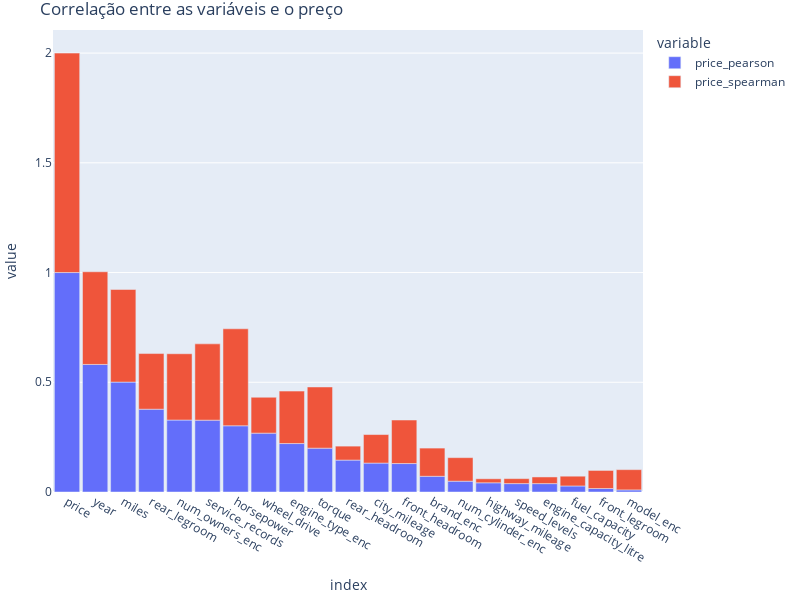

The cell this chart's notebook holds for it:
### Code cell
fig = px.bar(
    df_corr, title="Correlação entre as variáveis e o preço", width=800, height=600
)
fig.update_layout(bargap=0.1, margin=dict(l=10, r=10, t=30, b=10))
fig.show()

### Figure 1 — Plotly figure (JSON) as saved in the notebook; plotly's stock layout.template omitted (floating-point values rounded to 4 significant figures)
{"data": [{"alignmentgroup": "True", "hovertemplate": "variable=price_pearson<br>index=%{x}<br>value=%{y}<extra></extra>", "legendgroup": "price_pearson", "marker": {"color": "#636efa", "pattern": {"shape": ""}}, "name": "price_pearson", "offsetgroup": "price_pearson", "orientation": "v", "showlegend": true, "textposition": "auto", "type": "bar", "x": ["price", "year", "miles", "rear_legroom", "num_owners_enc", "service_records", "horsepower", "wheel_drive", "engine_type_enc", "torque", "rear_headroom", "city_mileage", "front_headroom", "brand_enc", "num_cylinder_enc", "highway_mileage", "speed_levels", "engine_capacity_litre", "fuel_capacity", "front_legroom", "model_enc"], "xaxis": "x", "y": [1, 0.5813, 0.5008, 0.3773, 0.3279, 0.3273, 0.3018, 0.2683, 0.2207, 0.1998, 0.1454, 0.1318, 0.1296, 0.07161, 0.04922, 0.04196, 0.03826, 0.0382, 0.02748, 0.01582, 0.009523], "yaxis": "y"}, {"alignmentgroup": "True", "hovertemplate": "variable=price_spearman<br>index=%{x}<br>value=%{y}<extra></extra>", "legendgroup": "price_spearman", "marker": {"color": "#EF553B", "pattern": {"shape": ""}}, "name": "price_spearman", "offsetgroup": "price_spearman", "orientation": "v", "showlegend": true, "textposition": "auto", "type": "bar", "x": ["price", "year", "miles", "rear_legroom", "num_owners_enc", "service_records", "horsepower", "wheel_drive", "engine_type_enc", "torque", "rear_headroom", "city_mileage", "front_headroom", "brand_enc", "num_cylinder_enc", "highway_mileage", "speed_levels", "engine_capacity_litre", "fuel_capacity", "front_legroom", "model_enc"], "xaxis": "x", "y": [1, 0.4223, 0.4221, 0.2536, 0.3022, 0.3477, 0.4418, 0.1635, 0.2391, 0.2788, 0.06365, 0.1301, 0.1984, 0.1285, 0.1073, 0.01826, 0.02268, 0.03032, 0.04457, 0.08243, 0.09231], "yaxis": "y"}], "layout": {"bargap": 0.1, "barmode": "relative", "height": 600, "legend": {"title": {"text": "variable"}, "tracegroupgap": 0}, "margin": {"b": 10, "l": 10, "r": 10, "t": 30}, "title": {"text": "Correlação entre as variáveis e o preço"}, "width": 800, "xaxis": {"anchor": "y", "domain": [0, 1], "title": {"text": "index"}}, "yaxis": {"anchor": "x", "domain": [0, 1], "title": {"text": "value"}}}}
